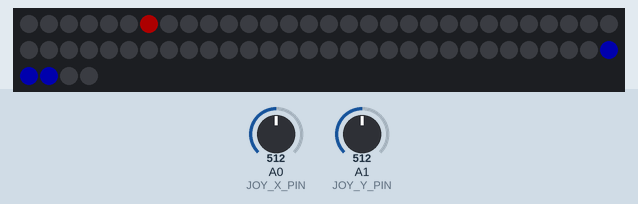
Simulated run of this program. Board: Arduino Mega 2560, built with avr-gcc and run on an emulated ATmega2560. On the bench: 64 RGB LEDs in strip order, left to right, continuing on the next row. Inputs (shaded band) come from the test bench; at power-on: A1 (JOY_Y_PIN) = 512, A0 (JOY_X_PIN) = 512. Dim RGB values are drawn brighter than linear.

Above: at 1.2 s.

The program:

main.cpp
```cpp
#include <Adafruit_NeoPixel.h>

// --- НАЛАШТУВАННЯ ГРИ ---
#define LED_PIN 12   // Пін підключення стрічки NeoPixel
#define NUM_LEDS 64  // Кількість світлодіодів
#define JOY_X_PIN A0 // Вісь X (рух ракетки)
#define JOY_Y_PIN A1 // Вісь Y (підкручування м'яча)

#define PADDLE_SIZE 3 // Розмір ракетки

Adafruit_NeoPixel strip(NUM_LEDS, LED_PIN, NEO_GRB + NEO_KHZ800);

// Змінні м'яча
float ballPos = 1.0;
float ballSpeed = 0.12; // Початкова швидкість
short ballDir = 1;      // 1 - до ракетки, -1 - до стіни

// Змінні ракетки
float paddlePos = 0;      // float для плавного руху
float paddleSpeed = 0.25; // Швидкість руху ракетки від джойстика
short minPaddleZone;

unsigned long previousMillis = 0;
unsigned long previousMillis_fill = 0;
unsigned long previousMillis_clear = 0;
const short updateInterval = 25; // Кадрова частота (мс)

// Малювання кадру
void renderGame(short joyY)
{
  strip.clear();

  // Колір ракетки залежить від осі Y
  uint32_t paddleColor = strip.Color(0, 0, 255); // Синя за замовчуванням
  if (joyY < 300)
  {
    paddleColor = strip.Color(255, 0, 255); // Пурпурна
  }
  else if (joyY > 700)
  {
    paddleColor = strip.Color(0, 255, 255); // Блакитна
  }

  // 1. Спочатку малюємо ракетку
  short intPaddlePos = (short)paddlePos;
  for (int i = 0; i < PADDLE_SIZE; i++)
  {
    short pixelIndex = intPaddlePos + i;
    if (pixelIndex >= 0 && pixelIndex < NUM_LEDS)
    {
      strip.setPixelColor(pixelIndex, paddleColor);
    }
  }

  // 2. Потім малюємо м'яч
  short displayBallPos = constrain((short)ballPos, 0, NUM_LEDS - 1);
  if (ballDir == 1)
  {
    strip.setPixelColor(displayBallPos, strip.Color(255, 0, 0)); // Червоний (на нас)
  }
  else
  {
    strip.setPixelColor(displayBallPos, strip.Color(0, 255, 0)); // Зелений (від нас)
  }

  strip.show();
}

void resetGame()
{
  ballPos = 1.0;
  ballSpeed = 0.12;
  ballDir = 1;
  paddlePos = NUM_LEDS - PADDLE_SIZE - 2;
}

void gameOverEffect()
{
  for (int i = 0; i < 3; i++)
  {
    if (millis() - previousMillis_fill >= 200)
    {
      previousMillis_fill = millis();
      strip.fill(strip.Color(255, 0, 0));
      strip.show();
    }

    if (millis() - previousMillis_clear >= 400)
    {
      previousMillis_clear = millis();
      strip.clear();
      strip.show();
    }
  }
}

void setup()
{
  strip.begin();
  strip.setBrightness(50);
  strip.show();

  minPaddleZone = NUM_LEDS - 8; // Зона руху ракетки
  if (minPaddleZone < 0)
    minPaddleZone = 0;

  paddlePos = NUM_LEDS - PADDLE_SIZE - 2;
}

void loop()
{
  unsigned long currentMillis = millis();

  if (currentMillis - previousMillis >= updateInterval)
  {
    previousMillis = currentMillis;

    // 1. Зчитування джойстика
    short joyX = analogRead(JOY_X_PIN);
    short joyY = analogRead(JOY_Y_PIN);

    // 2. Рух ракетки
    if (joyX < 400)
    {
      paddlePos -= paddleSpeed;
    }
    else if (joyX > 600)
    {
      paddlePos += paddleSpeed;
    }

    // Обмеження руху ракетки
    if (paddlePos < minPaddleZone)
      paddlePos = minPaddleZone;
    if (paddlePos > NUM_LEDS - PADDLE_SIZE)
      paddlePos = NUM_LEDS - PADDLE_SIZE;

    // 3. Рух м'яча
    ballPos += ballSpeed * ballDir;

    // Відбивання від лівої стіни (початок стрічки)
    if (ballPos <= 0)
    {
      ballPos = 0;
      ballDir = 1;
    }

    // 4. Перевірка зіткнення з ракеткою
    short intPaddlePos = (short)paddlePos;
    if (ballDir == 1 && ballPos >= intPaddlePos)
    {
      // Якщо м'яч торкнувся переднього краю або перебуває в межах довжини ракетки
      if (ballPos < intPaddlePos + PADDLE_SIZE)
      {
        ballDir = -1;                 // Відбиваємо назад
        ballPos = intPaddlePos - 1.0; // ВІДКИДАЄМО М'ЯЧ НА ПІКСЕЛЬ ПЕРЕД РАКЕТКОЮ

        // Логіка підкручування по осі Y
        if (joyY < 300)
        {
          ballSpeed += 0.05;
        }
        else if (joyY > 700)
        {
          ballSpeed -= 0.03;
          if (ballSpeed < 0.08)
            ballSpeed = 0.08;
        }
        else
        {
          ballSpeed += 0.015;
        }
      }
      else
      {
        // М'яч повністю пролетить повз ракетку (промах)
        gameOverEffect();
        resetGame();
      }
    }

    // 5. Оновлення екрана
    renderGame(joyY);
  }
}
```
